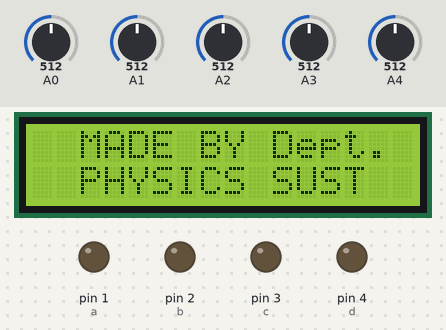
Recording of a sketch running on a simulated Arduino Uno, built with avr-gcc and run on an emulated ATmega328P. Shown: 16×2 character LCD, output pins drawn as LEDs (lit = HIGH). Dashed ring = blinking. The inputs (shaded band) are chosen by the test bench; at power-on: A4 = 512, A3 = 512, A2 = 512, A0 = 512, A1 = 512. EEPROM starts erased.

Above: at 5.1 s.
At 8.2 s:
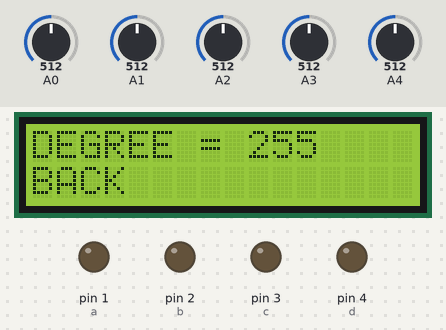
8.3 s: A4 set to 490
At 8.78 s:
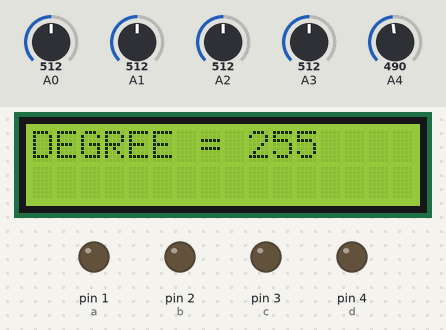
11.0 s: A3 set to 485
12.6 s: A2 set to 488
At 12.79 s:
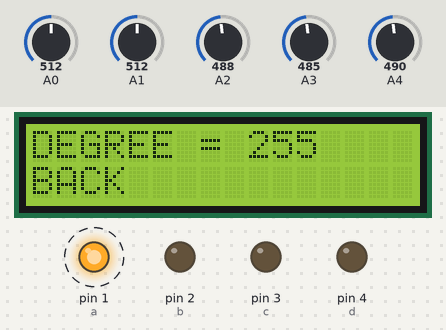
Timing chart, 0 to 20.6 s (numbered marks = the images above; inputs shaded):
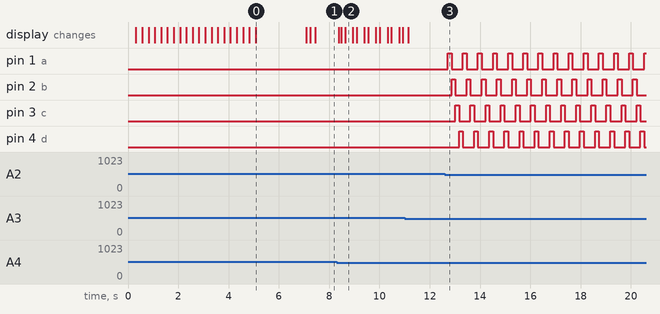

The sketch:

rotation-Stage-code.ino
```cpp
//Test Code for Rotational Stage
#include <EEPROM.h>
#include <LiquidCrystal.h>
LiquidCrystal lcd(13, 12, 11, 10, 9, 8);

int button = 0;
int Blink = 0;

int left = 0;
int right = 0;
int up = 0;
int down = 0;
int ok = 0;

int s = 0;

const char *menu_string = "";
const char *space_string = "                ";

int a = 1;
int b = 2;
int c = 3;
int d = 4;

void setup() {
  pinMode(a, OUTPUT);
  pinMode(b, OUTPUT);
  pinMode(c, OUTPUT);
  pinMode(d, OUTPUT);

  lcd.begin(16, 2);
  lcd.setCursor(4, 0);
  lcd.print("LOADING");
  for(int z = 1; z <= 10; z++) {
    if(z < 10) lcd.setCursor(7, 1);
    if(z == 10) lcd.setCursor(6, 1);
    lcd.print(z*10);
    lcd.setCursor(9, 1);
    lcd.print("%");
    delay(250);
    lcd.setCursor(6, 1);
    lcd.print("   ");
    delay(250);
  }
  lcd.clear();
  lcd.setCursor(2, 0);
  lcd.print("MADE BY Dept. of");
  lcd.setCursor(0, 1);
  lcd.print("  PHYSICS SUST");
  delay(2000);
}

void loop() {
  int b = 0;
  int t = 0;
  lcd.clear();
  while(t < 1) {
    Blink = 1;
    if(b == 0) {
      menu_string = "START CONTROL";
      lcd.setCursor(0, 1); lcd.print("SETTINGS");
    }
    if(b == 1) {
      lcd.setCursor(0, 0); lcd.print("START CONTROL");
      menu_string = "SETTINGS";
    }
    BUTTON(b);

    if(button == 4) {
      lcd.clear();
      b = b + 1;
      if(b > 1) b = 1;
    }

    if(button == 3) {
      lcd.clear();
      b = b - 1;
      if(b < 0) b = 0;
    }

    if(button == 5) {
      if(b == 0) MAIN();
      if(b == 1) SETTINGS();
    }
  }
}

void MAIN() {
  lcd.clear();
  int k = EEPROM.read(2);
  int l = 0; int m = 0;
  while(l < 1) {
    if(m == 0) {
      lcd.clear();
      Blink = 0;
      lcd.setCursor(0, 0); lcd.print("DEGREE = "); lcd.setCursor(9, 0); lcd.print(k);
      lcd.setCursor(0, 1); lcd.print("BACK");
    }
    if(m == 1) {
      lcd.clear();
      Blink = 1;
      lcd.setCursor(0, 0); lcd.print("DEGREE = "); lcd.setCursor(9, 0); lcd.print(k);
      menu_string = "BACK";
    }
    delay(100);
    BUTTON(m);
    if(button == 4) {
      lcd.clear();
      m = m + 1;
      if(m > 1) m = 1;
    }
    if(button == 3) {
      lcd.clear();
      m = m - 1;
      if(m < 0) m = 0;
    }
    if(button == 2) {
      k = k + (2*EEPROM.read(0));
      if(k == 360) k = 0;
      EEPROM.write(2, k);
      for(s = 0; s < EEPROM.read(0); s++) {
        PULSE(EEPROM.read(3));
      }
    }
    if(button == 5 && m == 1) {
      lcd.clear();
      l = 1;
    }
  }
}

void SETTINGS() {
  lcd.clear();
  int d = 0; int e = 0;
  while(d < 1) {
    Blink = 1;
    if(e == 0) {
      menu_string = "SELECT STEP";
      lcd.setCursor(0, 1); lcd.print("RESET TO ZERO");
    }
    if(e == 1) {
      lcd.setCursor(0, 0); lcd.print("SELECT STEP");
      menu_string = "RESET TO ZERO";
    }
    if(e == 2) {
      lcd.setCursor(0, 0); lcd.print("RESET TO ZERO");
      menu_string = "BACK";
    }
    BUTTON(e);
    if(button == 4) {
      lcd.clear();
      e = e + 1;
      if(e > 2) e = 2;
    }

    if(button == 3) {
      lcd.clear();
      e = e - 1;
      if(e < 0) e = 0;
    }

    if(button == 5) {
      if(e == 0) DEGREE();
      if(e == 1) RESET();
      if(e == 2) d = 1;
    }
  }   //while d end
}

void DEGREE() {
  lcd.clear();
  int f = 0; int g = 0; int h = 0;
  while(f < 1) {
    if(g == 0) {
      Blink = 0;
      lcd.setCursor(0, 0); lcd.print("STEP = "); lcd.setCursor(7, 0); lcd.print(2*h);
      lcd.setCursor(0, 1); lcd.print("OK");
    }
    if(g == 1) {
      Blink = 1;
      lcd.setCursor(0, 0); lcd.print("STEP = "); lcd.setCursor(7, 0); lcd.print(2*h);
      menu_string = "OK";
    }
    delay(100);
    BUTTON(g);
    if(button == 4) {
      lcd.clear();
      g = g + 1;
      if(g > 1) g = 1;
    }
    if(button == 3) {
      lcd.clear();
      g = g - 1;
      if(g < 0) g = 0;
    }
    if(button == 2) {
      lcd.clear();
      h = h + 1;    //eaach step change by 2
      if(h > 180) h = 180;
    }
    if(button == 1) {
      lcd.clear();
      h = h - 1;
      if(h < 1) h = 1;
    }
    if(g == 1 && button == 5) {
      lcd.clear();
      EEPROM.write(0, h);
      f = 1;
    }
  }  //while f end
}   //BUTTON END

void RESET() {
  lcd.clear();
  int i = 0; int j = 0;
  while(i < 1) {
    if(j == 0) {
      Blink = 2;
      lcd.setCursor(2, 0); lcd.print("ARE YOU SURE");
      menu_string = "YES";
      lcd.setCursor(11, 1); lcd.print("NO");
    }
    if(j == 1) {
      Blink = 3;
      lcd.setCursor(2, 0); lcd.print("ARE YOU SURE");
      lcd.setCursor(3, 1); lcd.print("YES");
      menu_string = "NO";
    }
    BUTTON(1);
    if(button == 2) {
      lcd.clear();
      j = j + 1;
      if(j > 1) j = 1;
    }
    if(button == 1) {
      lcd.clear();
      j = j- 1;
      if(j < 0) j = 0;
    }
    if(button == 5) {
      lcd.clear();
      if(j == 0) {
        i = 1;
        EEPROM.write(2, 0);
      }
      if(j == 1) {
        i = 1;
      }
    }
  }     //while end
}      //reset end

void BUTTON(int c) {                                    //BUTTON FUNCTION
  if(c > 1) c = 1;
  int a = 0;
  while(a < 1) {
    if(Blink == 1) {
      lcd.setCursor(0, c); lcd.print(menu_string);
      delay(150);
      lcd.setCursor(0, c); lcd.print(space_string);
      delay(150);
    }
    if(Blink == 2) {
      lcd.setCursor(3, 1); lcd.print(menu_string);
      delay(150);
      lcd.setCursor(3, 1); lcd.print("   ");
      delay(150);
    }
    if(Blink == 3) {
      lcd.setCursor(11, 1); lcd.print(menu_string);
      delay(150);
      lcd.setCursor(11, 1); lcd.print("  ");
      delay(150);
    }

    else delay(50);

    left = analogRead(A0);
    right = analogRead(A1);
    up = analogRead(A2);
    down = analogRead(A3);
    ok = analogRead(A4);

    if(left > 500) {
      button = 1;
      a = 1;
    }

    if(right > 500) {
      button = 2;
      a = 1;
    }

    if(up > 500) {
      button = 3;
      a = 1;
    }

    if(down > 500) {
      button = 4;
      a = 1;
    }

    if(ok > 500) {
      button = 5;
      a = 1;
    }
  }  // while end
}

void PULSE(int n) {
  if(n == 0) {
    for(int o = 1; o <= 3; o++) {
      digitalWrite(a, HIGH);
      digitalWrite(b, LOW);
      digitalWrite(c, LOW);
      digitalWrite(d, LOW);
      delay(150);

      digitalWrite(a, LOW);
      digitalWrite(b, HIGH);
      digitalWrite(c, LOW);
      digitalWrite(d, LOW);
      delay(150);

      digitalWrite(a, LOW);
      digitalWrite(b, LOW);
      digitalWrite(c, HIGH);
      digitalWrite(d, LOW);
      delay(150);

      digitalWrite(a, LOW);
      digitalWrite(b, LOW);
      digitalWrite(c, LOW);
      digitalWrite(d, HIGH);
      delay(150);
    }
    digitalWrite(a, HIGH);
    digitalWrite(b, LOW);
    digitalWrite(c, LOW);
    digitalWrite(d, LOW);
    delay(150);
    digitalWrite(a, LOW);
    digitalWrite(b, LOW);
    digitalWrite(c, LOW);
    digitalWrite(d, LOW);
  }
  if(n == 1) {
    for(int p = 1; p <= 3; p++) {
      digitalWrite(a, LOW);
      digitalWrite(b, HIGH);
      digitalWrite(c, LOW);
      digitalWrite(d, LOW);
      delay(150);

      digitalWrite(a, LOW);
      digitalWrite(b, LOW);
      digitalWrite(c, HIGH);
      digitalWrite(d, LOW);
      delay(150);

      digitalWrite(a, LOW);
      digitalWrite(b, LOW);
      digitalWrite(c, LOW);
      digitalWrite(d, HIGH);
      delay(150);

      digitalWrite(a, HIGH);
      digitalWrite(b, LOW);
      digitalWrite(c, LOW);
      digitalWrite(d, LOW);
      delay(150);
    }
    digitalWrite(a, LOW);
    digitalWrite(b, HIGH);
    digitalWrite(c, LOW);
    digitalWrite(d, LOW);
    delay(150);
    digitalWrite(a, LOW);
    digitalWrite(b, LOW);
    digitalWrite(c, LOW);
    digitalWrite(d, LOW);
  }
  if(n == 2) {
    for(int q = 1; q <= 3; q++) {
      digitalWrite(a, LOW);
      digitalWrite(b, LOW);
      digitalWrite(c, HIGH);
      digitalWrite(d, LOW);
      delay(150);

      digitalWrite(a, LOW);
      digitalWrite(b, LOW);
      digitalWrite(c, LOW);
      digitalWrite(d, HIGH);
      delay(150);

      digitalWrite(a, HIGH);
      digitalWrite(b, LOW);
      digitalWrite(c, LOW);
      digitalWrite(d, LOW);
      delay(150);

      digitalWrite(a, LOW);
      digitalWrite(b, HIGH);
      digitalWrite(c, LOW);
      digitalWrite(d, LOW);
      delay(150);
    }
    digitalWrite(a, LOW);
    digitalWrite(b, LOW);
    digitalWrite(c, HIGH);
    digitalWrite(d, LOW);
    delay(150);
    digitalWrite(a, LOW);
    digitalWrite(b, LOW);
    digitalWrite(c, LOW);
    digitalWrite(d, LOW);
  }
  if(n == 3) {
    for(int r = 0; r <= 3; r ++) {
      digitalWrite(a, LOW);
      digitalWrite(b, LOW);
      digitalWrite(c, LOW);
      digitalWrite(d, HIGH);
      delay(150);

      digitalWrite(a, HIGH);
      digitalWrite(b, LOW);
      digitalWrite(c, LOW);
      digitalWrite(d, LOW);
      delay(150);

      digitalWrite(a, LOW);
      digitalWrite(b, HIGH);
      digitalWrite(c, LOW);
      digitalWrite(d, LOW);
      delay(150);

      digitalWrite(a, LOW);
      digitalWrite(b, LOW);
      digitalWrite(c, HIGH);
      digitalWrite(d, LOW);
      delay(150);
    }
    digitalWrite(a, LOW);
    digitalWrite(b, LOW);
    digitalWrite(c, LOW);
    digitalWrite(d, HIGH);
    delay(150);
    digitalWrite(a, LOW);
    digitalWrite(b, LOW);
    digitalWrite(c, LOW);
    digitalWrite(d, LOW);
  }
  n = n + 1;
  if(n > 3) n = 0;
  EEPROM.write(3, n);
}
```

Measured:
- the behaviour switches between 501 and 500 on A2 (found by bisection; images 2 and 3)
- after the input at 8.3 s, the display: changes after 0.08 s (image 2)
- after the input at 12.6 s, pin 1 (a): alternates HIGH for 0.15 s and LOW for 0.45 s, starting after 0.12 s; pin 2 (b): alternates HIGH for 0.15 s and LOW for 0.45 s, starting after 0.27 s; pin 3 (c): alternates HIGH for 0.15 s and LOW for 0.45 s, starting after 0.42 s; pin 4 (d): alternates HIGH for 0.15 s and LOW for 0.45 s, starting after 0.57 s
- what the display in image 0 shows lasts 2.0 s, from 5.1 s to 7.1 s
